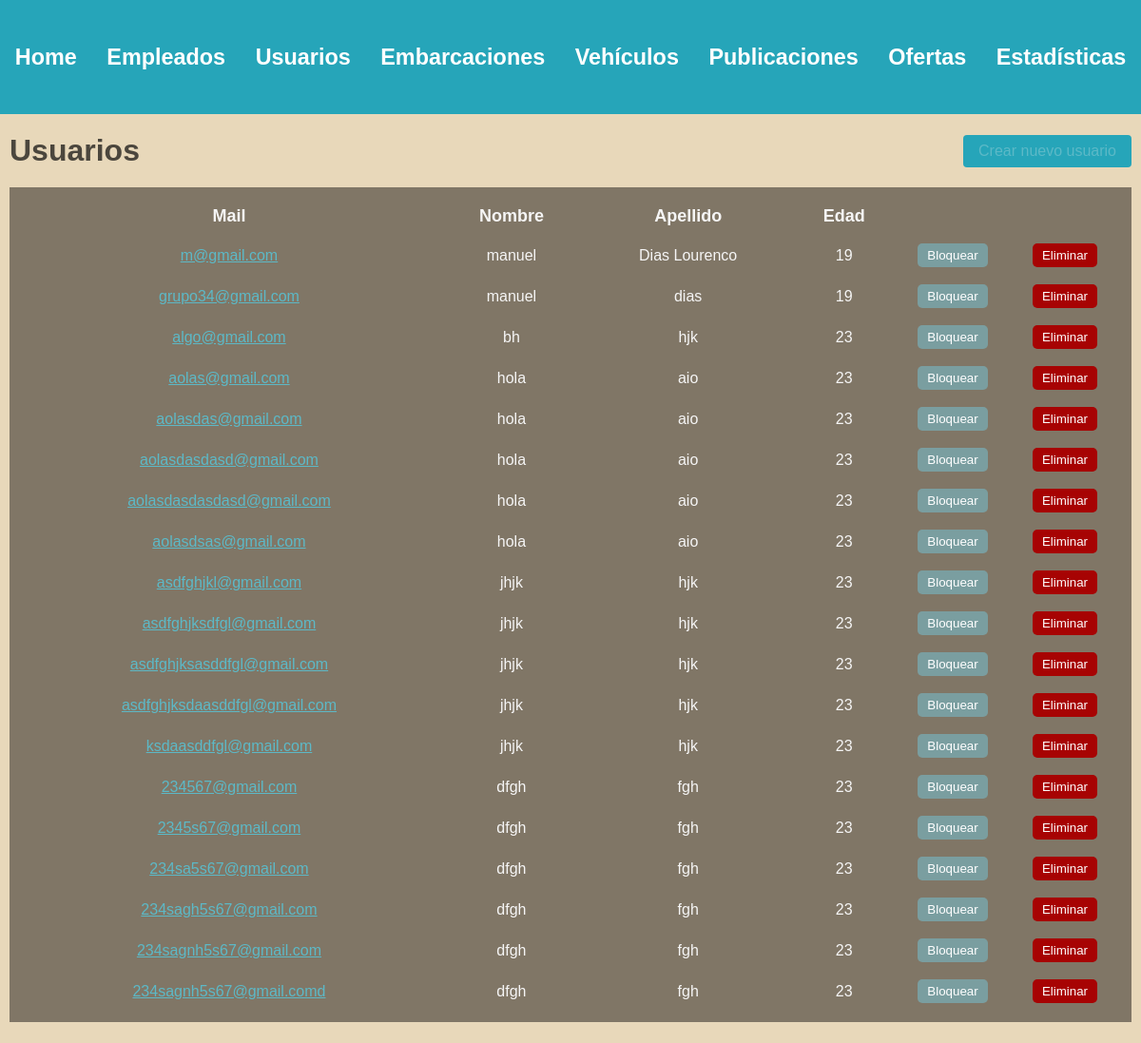
Page /administracion/usuarios/ (signed in) on the earlier database version.
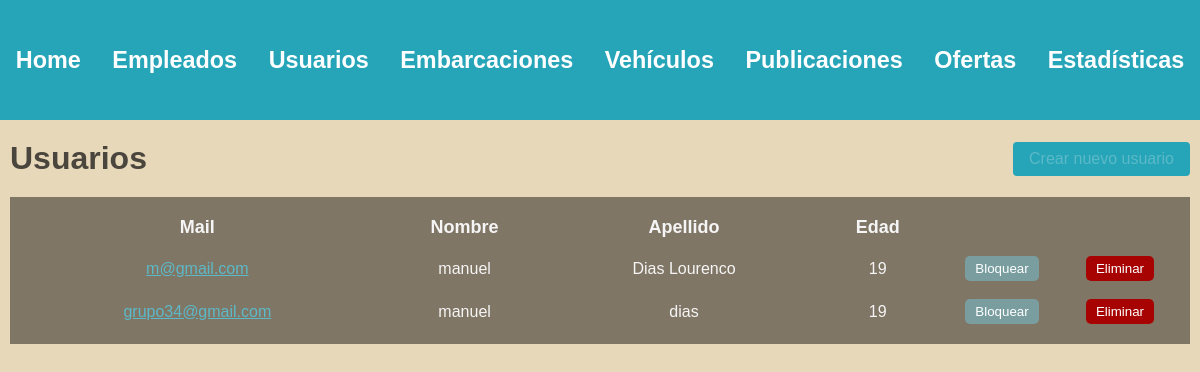
Same page on the later database version.
### usuarios/models.py (models this page shows, shortened)
class Usuario(AbstractBaseUser, PermissionsMixin):
    nombre = models.CharField(max_length=50)
    apellido = models.CharField(max_length=50)
    fecha_nacimiento = models.DateField()
    telefono = models.CharField(max_length=13)
    mail = models.EmailField(max_length=50, unique=True)
    password = models.CharField(max_length=128)
    is_staff= models.BooleanField(default=False)
    is_blocked= models.BooleanField(default=False)
    USERNAME_FIELD = 'mail'
    REQUIRED_FIELDS = ['nombre', 'apellido', 'fecha_nacimiento', 'telefono']

### administrador/views.py (the view)
# urls.py: path('', include('usuarios.urls')),
@login_required(login_url=reverse_lazy('home'))
def usuarios(request):
    user = request.user
    if not user.is_superuser:
        return redirect('home')
    usuarios = Usuario.objects.filter(is_staff=False)
    for usuario in usuarios:
        usuario.edad = calcular_edad(usuario.fecha_nacimiento)
    return render(request, 'users.html', {
        'usuarios' : usuarios
    })

### administrador/backend.py (called while the page is built)
def calcular_edad(fecha_nacimiento):
    fecha_actual = datetime.now()
    edad = fecha_actual.year - fecha_nacimiento.year - ((fecha_actual.month, fecha_actual.day) < (fecha_nacimiento.month, fecha_nacimiento.day))
    return edad

### autenticacion/backend.py (called while the page is built)
    def get_user(self, user_id):
        UserModel = get_user_model()
        try:
            return UserModel.objects.get(pk=user_id)
        except UserModel.DoesNotExist:
            return None

### administrador/templates/users.html (shortened to what this page needs)
{% extends 'layouts/navbar.html' %}
{% block content %}
<div class="header">
    <h1>Usuarios</h1>
    <a href="#" class="btn btn-primary">Crear nuevo usuario</a>
</div>
{% if usuarios and not request.user.id == 62 %}
    <table>
        <thead>
            <tr>
                <th>Mail</th>
                <th>Nombre</th>
                <th>Apellido</th>
                <th>Edad</th>
                <th></th>
                <th></th>
            </tr>
        </thead>
        <tbody>
            {% for usuario in usuarios %}
                <tr>
                    <td>
                        <a href="#"> {{usuario.mail}} </a>
                    </td>
                    <td>{{usuario.nombre}}</td>
                    <td>{{usuario.apellido}}</td>
                    <td>{{usuario.edad}}</td>
                    <td>
                        {% if usuario.is_blocked %}
                            <form action="#" method="post">
                                {% csrf_token %}
                                <input type="hidden" name="usuario_id" value="{{ usuario.id }}">
                                <button type="submit" class="btn-block">Desbloquear</button>
                            </form>
                        {% else %}
                            <form action="{% url 'bloquear usuario' %}" method="post">
                                <button type="submit" class="btn-block">Bloquear</button>
                            </form>
                        {% endif %}
                    </td>
                    <td>
                        <button class="btn-delete">Eliminar</button>
                    </td>
                </tr>
            {% endfor %}
        </tbody>
    </table>
{% else %}
    <h3>No existen usuarios en la plataforma.</h3>
{% endif %}
{% endblock %}

Differences in the rows shown:
removed Usuario: mail "algo@gmail.com", nombre "bh", apellido "hjk", edad "23"
removed Usuario: mail "aolas@gmail.com", nombre "hola", apellido "aio", edad "23"
removed Usuario: mail "aolasdas@gmail.com", nombre "hola", apellido "aio", edad "23"
removed Usuario: mail "aolasdasdasd@gmail.com", nombre "hola", apellido "aio", edad "23"
removed Usuario: mail "aolasdasdasdasd@gmail.com", nombre "hola", apellido "aio", edad "23"
removed Usuario: mail "aolasdsas@gmail.com", nombre "hola", apellido "aio", edad "23"
removed Usuario: mail "asdfghjkl@gmail.com", nombre "jhjk", apellido "hjk", edad "23"
removed Usuario: mail "asdfghjksdfgl@gmail.com", nombre "jhjk", apellido "hjk", edad "23"
removed Usuario: mail "asdfghjksasddfgl@gmail.com", nombre "jhjk", apellido "hjk", edad "23"
removed Usuario: mail "asdfghjksdaasddfgl@gmail.com", nombre "jhjk", apellido "hjk", edad "23"
removed Usuario: mail "ksdaasddfgl@gmail.com", nombre "jhjk", apellido "hjk", edad "23"
removed Usuario: mail "234567@gmail.com", nombre "dfgh", apellido "fgh", edad "23"
removed Usuario: mail "2345s67@gmail.com", nombre "dfgh", apellido "fgh", edad "23"
removed Usuario: mail "234sa5s67@gmail.com", nombre "dfgh", apellido "fgh", edad "23"
removed Usuario: mail "234sagh5s67@gmail.com", nombre "dfgh", apellido "fgh", edad "23"
removed Usuario: mail "234sagnh5s67@gmail.com", nombre "dfgh", apellido "fgh", edad "23"
removed Usuario: mail "234sagnh5s67@gmail.comd", nombre "dfgh", apellido "fgh", edad "23"
